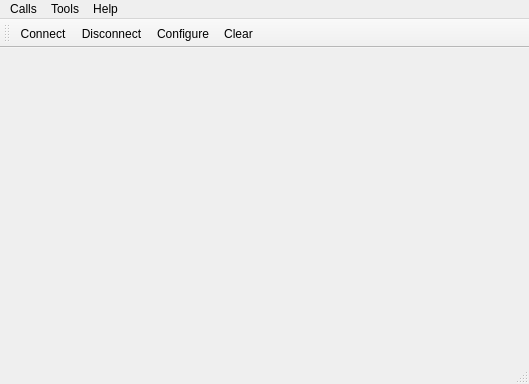
<?xml version="1.0" encoding="UTF-8"?>
<ui version="4.0">
 <class>MainWindow</class>
 <widget class="QMainWindow" name="MainWindow">
  <property name="geometry">
   <rect>
    <x>0</x>
    <y>0</y>
    <width>529</width>
    <height>384</height>
   </rect>
  </property>
  <property name="windowTitle">
   <string notr="true">Terminal</string>
  </property>
  <widget class="QWidget" name="centralWidget">
   <layout class="QVBoxLayout" name="verticalLayout"/>
  </widget>
  <widget class="QMenuBar" name="menuBar">
   <property name="geometry">
    <rect>
     <x>0</x>
     <y>0</y>
     <width>529</width>
     <height>21</height>
    </rect>
   </property>
   <widget class="QMenu" name="menuCalls">
    <property name="title">
     <string>Calls</string>
    </property>
    <addaction name="actionConnect"/>
    <addaction name="actionDisconnect"/>
    <addaction name="separator"/>
    <addaction name="actionQuit"/>
   </widget>
   <widget class="QMenu" name="menuTools">
    <property name="title">
     <string>Tools</string>
    </property>
    <addaction name="actionConfigure"/>
    <addaction name="actionClear"/>
   </widget>
   <widget class="QMenu" name="menuHelp">
    <property name="title">
     <string>Help</string>
    </property>
    <addaction name="actionAbout"/>
   </widget>
   <addaction name="menuCalls"/>
   <addaction name="menuTools"/>
   <addaction name="menuHelp"/>
  </widget>
  <widget class="QToolBar" name="mainToolBar">
   <attribute name="toolBarArea">
    <enum>TopToolBarArea</enum>
   </attribute>
   <attribute name="toolBarBreak">
    <bool>true</bool>
   </attribute>
   <addaction name="actionConnect"/>
   <addaction name="actionDisconnect"/>
   <addaction name="actionConfigure"/>
   <addaction name="actionClear"/>
  </widget>
  <widget class="QStatusBar" name="statusBar"/>
  <action name="actionAbout">
   <property name="text">
    <string>&amp;About</string>
   </property>
   <property name="toolTip">
    <string>About program</string>
   </property>
   <property name="shortcut">
    <string>Alt+A</string>
   </property>
  </action>
  <action name="actionAboutQt">
   <property name="text">
    <string>About Qt</string>
   </property>
  </action>
  <action name="actionConnect">
   <property name="icon">
    <iconset resource="terminal.qrc">
     <normaloff>:/images/connect.png</normaloff>:/images/connect.png</iconset>
   </property>
   <property name="text">
    <string>C&amp;onnect</string>
   </property>
   <property name="toolTip">
    <string>Connect to serial port</string>
   </property>
   <property name="shortcut">
    <string>Ctrl+O</string>
   </property>
  </action>
  <action name="actionDisconnect">
   <property name="icon">
    <iconset resource="terminal.qrc">
     <normaloff>:/images/disconnect.png</normaloff>:/images/disconnect.png</iconset>
   </property>
   <property name="text">
    <string>&amp;Disconnect</string>
   </property>
   <property name="toolTip">
    <string>Disconnect from serial port</string>
   </property>
   <property name="shortcut">
    <string>Ctrl+D</string>
   </property>
  </action>
  <action name="actionConfigure">
   <property name="icon">
    <iconset resource="terminal.qrc">
     <normaloff>:/images/settings.png</normaloff>:/images/settings.png</iconset>
   </property>
   <property name="text">
    <string>&amp;Configure</string>
   </property>
   <property name="toolTip">
    <string>Configure serial port</string>
   </property>
   <property name="shortcut">
    <string>Alt+C</string>
   </property>
  </action>
  <action name="actionClear">
   <property name="icon">
    <iconset resource="terminal.qrc">
     <normaloff>:/images/clear.png</normaloff>:/images/clear.png</iconset>
   </property>
   <property name="text">
    <string>C&amp;lear</string>
   </property>
   <property name="toolTip">
    <string>Clear data</string>
   </property>
   <property name="shortcut">
    <string>Alt+L</string>
   </property>
  </action>
  <action name="actionQuit">
   <property name="icon">
    <iconset resource="terminal.qrc">
     <normaloff>:/images/application-exit.png</normaloff>:/images/application-exit.png</iconset>
   </property>
   <property name="text">
    <string>&amp;Quit</string>
   </property>
   <property name="shortcut">
    <string>Ctrl+Q</string>
   </property>
  </action>
 </widget>
 <layoutdefault spacing="6" margin="11"/>
 <resources>
  <include location="terminal.qrc"/>
 </resources>
 <connections/>
</ui>
